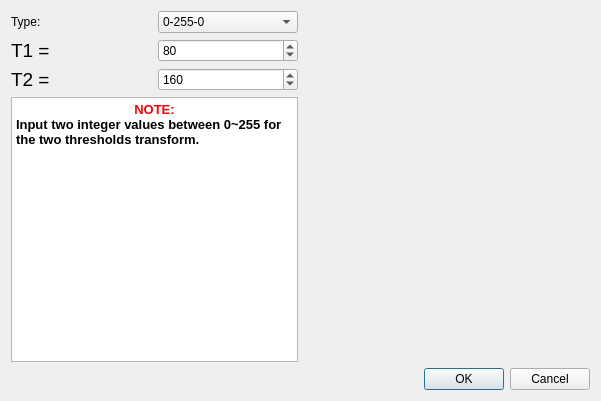
<?xml version="1.0" encoding="UTF-8"?>
<ui version="4.0">
 <class>DialogThresholdTransform</class>
 <widget class="QDialog" name="DialogThresholdTransform">
  <property name="geometry">
   <rect>
    <x>0</x>
    <y>0</y>
    <width>601</width>
    <height>401</height>
   </rect>
  </property>
  <property name="sizePolicy">
   <sizepolicy hsizetype="Expanding" vsizetype="Expanding">
    <horstretch>0</horstretch>
    <verstretch>0</verstretch>
   </sizepolicy>
  </property>
  <property name="minimumSize">
   <size>
    <width>567</width>
    <height>383</height>
   </size>
  </property>
  <property name="maximumSize">
   <size>
    <width>1000</width>
    <height>700</height>
   </size>
  </property>
  <property name="windowTitle">
   <string>Grey Transform - Two Threshold Transform</string>
  </property>
  <layout class="QVBoxLayout" name="verticalLayout_3">
   <item>
    <layout class="QHBoxLayout" name="horizontalLayout_4">
     <item>
      <layout class="QVBoxLayout" name="verticalLayout_2">
       <item>
        <layout class="QVBoxLayout" name="verticalLayout">
         <item>
          <layout class="QHBoxLayout" name="horizontalLayout_3">
           <item>
            <widget class="QLabel" name="label">
             <property name="text">
              <string>Type:</string>
             </property>
            </widget>
           </item>
           <item>
            <widget class="QComboBox" name="comboBox">
             <item>
              <property name="text">
               <string>0-255-0</string>
              </property>
             </item>
             <item>
              <property name="text">
               <string>255-0-255</string>
              </property>
             </item>
            </widget>
           </item>
          </layout>
         </item>
         <item>
          <layout class="QHBoxLayout" name="horizontalLayout_2">
           <item>
            <widget class="QLabel" name="label_2">
             <property name="text">
              <string>&lt;html&gt;&lt;head/&gt;&lt;body&gt;&lt;p&gt;&lt;span style=&quot; font-size:14pt;&quot;&gt;T1 = &lt;/span&gt;&lt;/p&gt;&lt;/body&gt;&lt;/html&gt;</string>
             </property>
            </widget>
           </item>
           <item>
            <widget class="QSpinBox" name="T1SpinBox">
             <property name="maximum">
              <number>255</number>
             </property>
             <property name="singleStep">
              <number>1</number>
             </property>
             <property name="value">
              <number>80</number>
             </property>
            </widget>
           </item>
          </layout>
         </item>
         <item>
          <layout class="QHBoxLayout" name="horizontalLayout">
           <item>
            <widget class="QLabel" name="label_3">
             <property name="text">
              <string>&lt;html&gt;&lt;head/&gt;&lt;body&gt;&lt;p&gt;&lt;span style=&quot; font-size:14pt;&quot;&gt;T2 = &lt;/span&gt;&lt;/p&gt;&lt;/body&gt;&lt;/html&gt;</string>
             </property>
            </widget>
           </item>
           <item>
            <widget class="QSpinBox" name="T2SpinBox">
             <property name="maximum">
              <number>255</number>
             </property>
             <property name="value">
              <number>160</number>
             </property>
            </widget>
           </item>
          </layout>
         </item>
        </layout>
       </item>
       <item>
        <widget class="QTextBrowser" name="textBrowser">
         <property name="html">
          <string>&lt;!DOCTYPE HTML PUBLIC &quot;-//W3C//DTD HTML 4.0//EN&quot; &quot;http://www.w3.org/TR/REC-html40/strict.dtd&quot;&gt;
&lt;html&gt;&lt;head&gt;&lt;meta name=&quot;qrichtext&quot; content=&quot;1&quot; /&gt;&lt;style type=&quot;text/css&quot;&gt;
p, li { white-space: pre-wrap; }
&lt;/style&gt;&lt;/head&gt;&lt;body style=&quot; font-family:'Roboto'; font-size:10pt; font-weight:400; font-style:normal;&quot;&gt;
&lt;p align=&quot;center&quot; style=&quot; margin-top:0px; margin-bottom:0px; margin-left:0px; margin-right:0px; -qt-block-indent:0; text-indent:0px;&quot;&gt;&lt;span style=&quot; font-weight:600; color:#ff0000;&quot;&gt;NOTE:&lt;/span&gt;&lt;/p&gt;
&lt;p style=&quot; margin-top:0px; margin-bottom:0px; margin-left:0px; margin-right:0px; -qt-block-indent:0; text-indent:0px;&quot;&gt;&lt;span style=&quot; font-weight:600;&quot;&gt;Input two integer values between 0~255 for the two thresholds transform.&lt;/span&gt;&lt;/p&gt;&lt;/body&gt;&lt;/html&gt;</string>
         </property>
        </widget>
       </item>
      </layout>
     </item>
     <item>
      <widget class="QCustomPlot" name="customPlot" native="true">
       <property name="sizePolicy">
        <sizepolicy hsizetype="Expanding" vsizetype="Expanding">
         <horstretch>0</horstretch>
         <verstretch>0</verstretch>
        </sizepolicy>
       </property>
       <property name="minimumSize">
        <size>
         <width>0</width>
         <height>0</height>
        </size>
       </property>
      </widget>
     </item>
    </layout>
   </item>
   <item>
    <widget class="QDialogButtonBox" name="buttonBox">
     <property name="orientation">
      <enum>Qt::Horizontal</enum>
     </property>
     <property name="standardButtons">
      <set>QDialogButtonBox::Cancel|QDialogButtonBox::Ok</set>
     </property>
    </widget>
   </item>
  </layout>
 </widget>
 <customwidgets>
  <customwidget>
   <class>QCustomPlot</class>
   <extends>QWidget</extends>
   <header location="global">qcustomplot.h</header>
   <container>1</container>
  </customwidget>
 </customwidgets>
 <resources/>
 <connections>
  <connection>
   <sender>buttonBox</sender>
   <signal>accepted()</signal>
   <receiver>DialogThresholdTransform</receiver>
   <slot>accept()</slot>
   <hints>
    <hint type="sourcelabel">
     <x>248</x>
     <y>254</y>
    </hint>
    <hint type="destinationlabel">
     <x>157</x>
     <y>274</y>
    </hint>
   </hints>
  </connection>
  <connection>
   <sender>buttonBox</sender>
   <signal>rejected()</signal>
   <receiver>DialogThresholdTransform</receiver>
   <slot>reject()</slot>
   <hints>
    <hint type="sourcelabel">
     <x>316</x>
     <y>260</y>
    </hint>
    <hint type="destinationlabel">
     <x>286</x>
     <y>274</y>
    </hint>
   </hints>
  </connection>
 </connections>
</ui>
